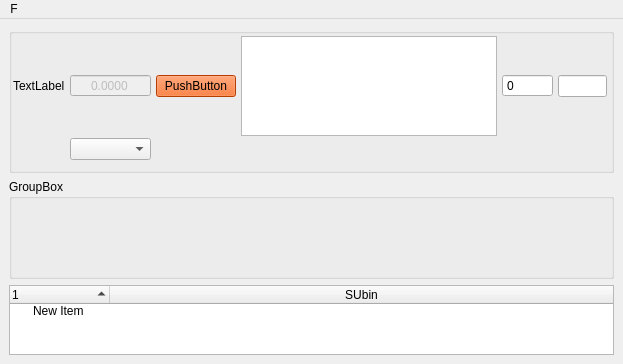
<?xml version="1.0" encoding="UTF-8"?>
<ui version="4.0">
 <class>MainWindow</class>
 <widget class="QMainWindow" name="MainWindow">
  <property name="geometry">
   <rect>
    <x>0</x>
    <y>0</y>
    <width>623</width>
    <height>358</height>
   </rect>
  </property>
  <property name="windowTitle">
   <string>MainWindow</string>
  </property>
  <widget class="QWidget" name="centralwidget">
   <layout class="QVBoxLayout" name="verticalLayout">
    <item>
     <widget class="QGroupBox" name="groupBox">
      <property name="styleSheet">
       <string notr="true">font: 8pt &quot;MS Shell Dlg 2&quot;;</string>
      </property>
      <layout class="QGridLayout" name="gridLayout">
       <property name="leftMargin">
        <number>1</number>
       </property>
       <property name="topMargin">
        <number>2</number>
       </property>
       <property name="rightMargin">
        <number>4</number>
       </property>
       <property name="bottomMargin">
        <number>10</number>
       </property>
       <property name="horizontalSpacing">
        <number>5</number>
       </property>
       <property name="verticalSpacing">
        <number>2</number>
       </property>
       <item row="0" column="4">
        <widget class="QSpinBox" name="spinBox">
         <property name="readOnly">
          <bool>true</bool>
         </property>
         <property name="buttonSymbols">
          <enum>QAbstractSpinBox::NoButtons</enum>
         </property>
         <property name="maximum">
          <number>999999999</number>
         </property>
        </widget>
       </item>
       <item row="0" column="0">
        <widget class="QLabel" name="label">
         <property name="text">
          <string>TextLabel</string>
         </property>
        </widget>
       </item>
       <item row="0" column="5">
        <widget class="QLineEdit" name="lineEdit">
         <property name="alignment">
          <set>Qt::AlignCenter</set>
         </property>
        </widget>
       </item>
       <item row="0" column="3">
        <widget class="QTextEdit" name="textEdit">
         <property name="sizePolicy">
          <sizepolicy hsizetype="Minimum" vsizetype="Fixed">
           <horstretch>0</horstretch>
           <verstretch>0</verstretch>
          </sizepolicy>
         </property>
         <property name="maximumSize">
          <size>
           <width>16777215</width>
           <height>100</height>
          </size>
         </property>
        </widget>
       </item>
       <item row="0" column="1">
        <widget class="QDoubleSpinBox" name="doubleSpinBox">
         <property name="enabled">
          <bool>false</bool>
         </property>
         <property name="alignment">
          <set>Qt::AlignCenter</set>
         </property>
         <property name="readOnly">
          <bool>true</bool>
         </property>
         <property name="buttonSymbols">
          <enum>QAbstractSpinBox::NoButtons</enum>
         </property>
         <property name="decimals">
          <number>4</number>
         </property>
         <property name="maximum">
          <double>999999999.000000000000000</double>
         </property>
        </widget>
       </item>
       <item row="0" column="2">
        <widget class="QPushButton" name="pushButton">
         <property name="styleSheet">
          <string notr="true">background-color: rgb(255, 85, 0);</string>
         </property>
         <property name="text">
          <string>PushButton</string>
         </property>
        </widget>
       </item>
       <item row="1" column="1">
        <widget class="QComboBox" name="comboBox"/>
       </item>
      </layout>
     </widget>
    </item>
    <item>
     <widget class="QGroupBox" name="groupBox_2">
      <property name="minimumSize">
       <size>
        <width>0</width>
        <height>100</height>
       </size>
      </property>
      <property name="maximumSize">
       <size>
        <width>16777215</width>
        <height>100</height>
       </size>
      </property>
      <property name="title">
       <string>GroupBox</string>
      </property>
     </widget>
    </item>
    <item>
     <widget class="QTreeWidget" name="treeWidget">
      <property name="alternatingRowColors">
       <bool>true</bool>
      </property>
      <property name="sortingEnabled">
       <bool>true</bool>
      </property>
      <column>
       <property name="text">
        <string notr="true">1</string>
       </property>
      </column>
      <column>
       <property name="text">
        <string>SUbin</string>
       </property>
       <property name="textAlignment">
        <set>AlignHCenter|AlignVCenter|AlignCenter</set>
       </property>
      </column>
      <item>
       <property name="text">
        <string>New Item</string>
       </property>
       <property name="toolTip">
        <string>Subun</string>
       </property>
      </item>
     </widget>
    </item>
   </layout>
  </widget>
  <widget class="QMenuBar" name="menuBar">
   <property name="geometry">
    <rect>
     <x>0</x>
     <y>0</y>
     <width>623</width>
     <height>21</height>
    </rect>
   </property>
   <widget class="QMenu" name="menuF">
    <property name="title">
     <string>F</string>
    </property>
    <addaction name="actionA"/>
   </widget>
   <addaction name="menuF"/>
  </widget>
  <action name="actionA">
   <property name="checkable">
    <bool>true</bool>
   </property>
   <property name="checked">
    <bool>true</bool>
   </property>
   <property name="text">
    <string>A</string>
   </property>
  </action>
 </widget>
 <resources/>
 <connections/>
</ui>
